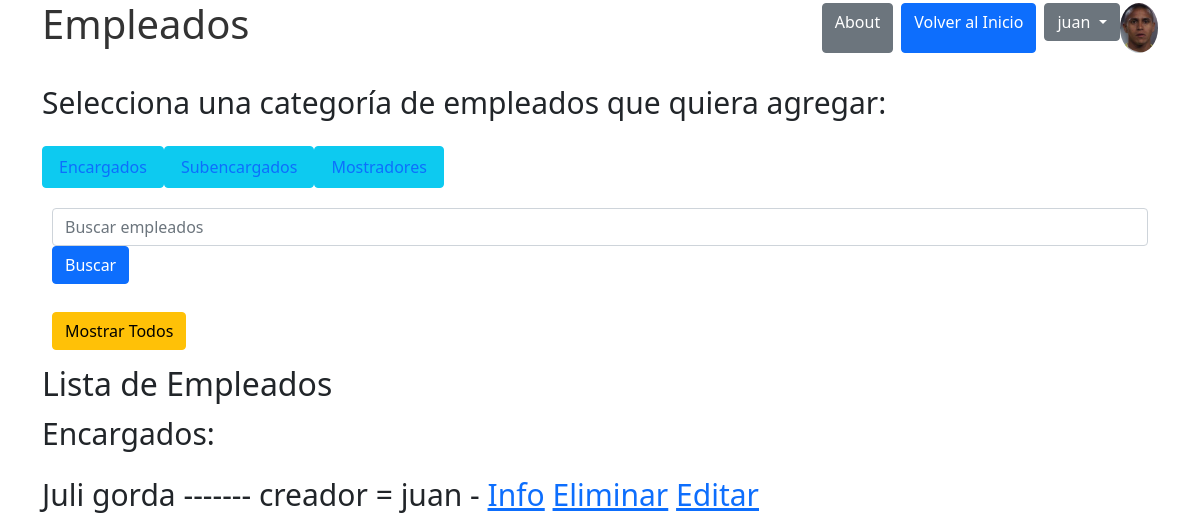
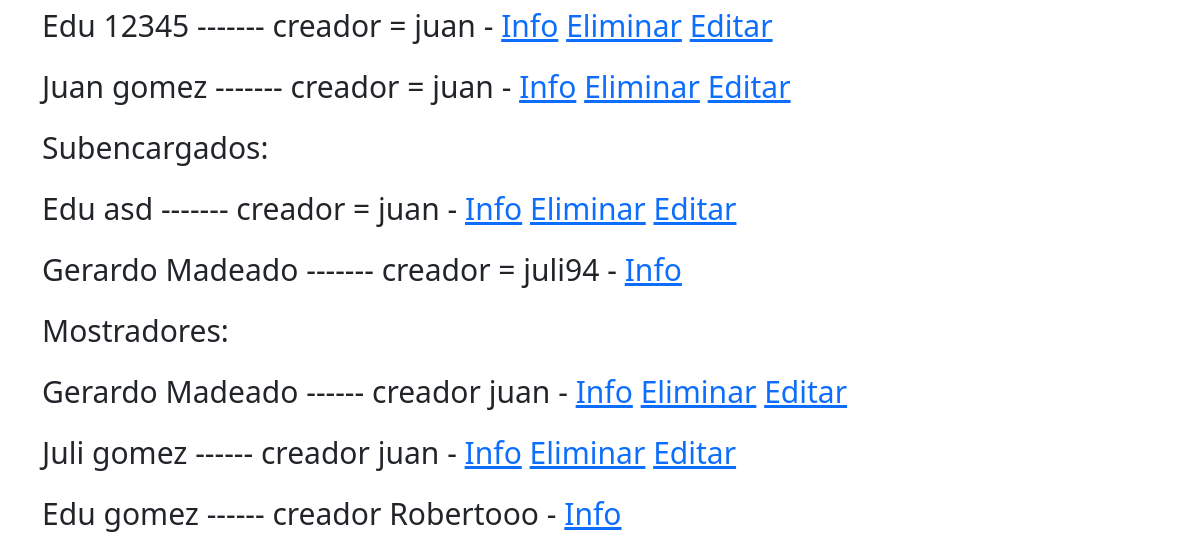
Before: /empleados/mostrarempleados/ (signed in) with the older database file (2 pictures, top to bottom).
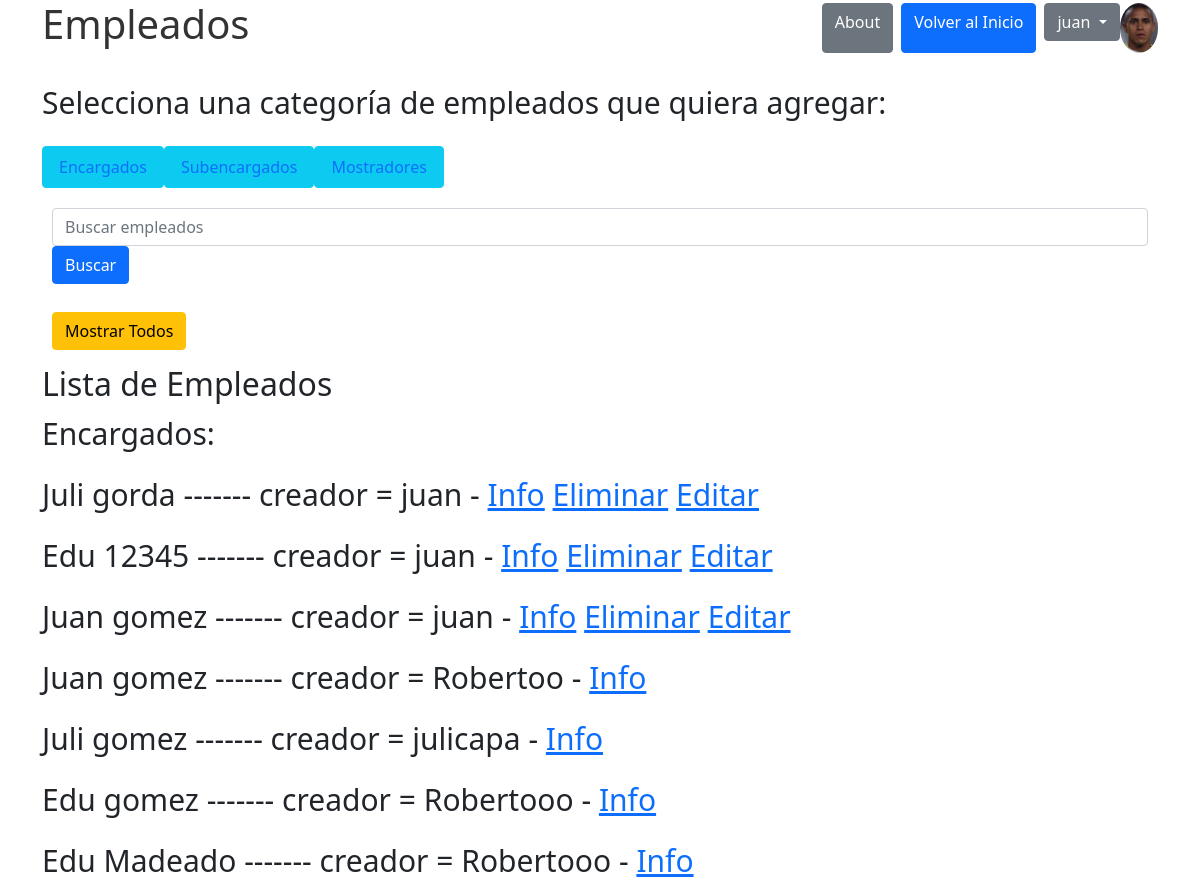
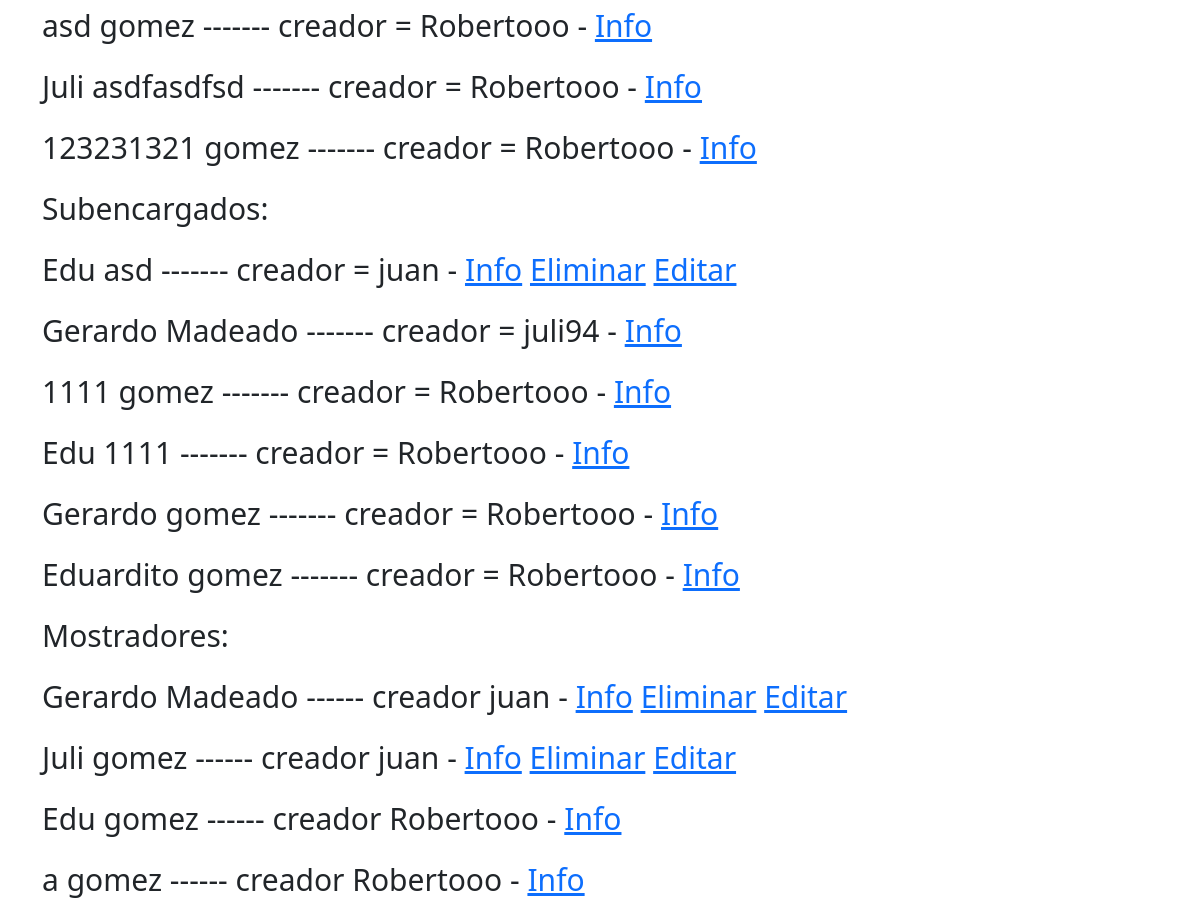
After: the same page with the newer database file (2 pictures, top to bottom).
### empleados/models.py (models this page shows)
class encargado(models.Model):
    Nombre = models.CharField(max_length=64)
    Apellido = models.CharField(max_length=64)
    telefono = models.CharField(max_length=20)
    edad = models.IntegerField()
    email = models.EmailField()
    descripcion = models.CharField(max_length=100)
    empleo = models.CharField(max_length=64, default='encargado')
    creador = models.ForeignKey(User, on_delete=models.SET_NULL, null=True)

class subencargado(models.Model):
    Nombre = models.CharField(max_length=64)
    Apellido = models.CharField(max_length=64)
    telefono = models.CharField(max_length=20)
    edad = models.IntegerField()
    email = models.EmailField()
    descripcion = models.CharField(max_length=100)
    empleo = models.CharField(max_length=64, default='subencargado')
    creador = models.ForeignKey(User, on_delete=models.SET_NULL, null=True)

class mostrador(models.Model):
    Nombre = models.CharField(max_length=64)
    Apellido = models.CharField(max_length=64)
    telefono = models.CharField(max_length=20)
    edad = models.IntegerField()
    email = models.EmailField()
    descripcion = models.CharField(max_length=100)
    empleo = models.CharField(max_length=64, default='mostrador')
    creador = models.ForeignKey(User, on_delete=models.SET_NULL, null=True)

### empleados/views.py (the view)
# urls.py: path('mostrarempleados/', views.mostrarempleados, name='mostrarempleados'),
def mostrarempleados(request):
    encargados = encargado.objects.all()
    subencargados = subencargado.objects.all()
    mostradores = mostrador.objects.all()
    context = {
        'encargados': encargados,
        'subencargados': subencargados,
        'mostradores': mostradores,
    }
    return render(request, 'mostrarempleados.html', context)

### empleados/templates de empleados/mostrarempleados.html
{% extends 'base.html' %}
{% block content %}
  <h2>Lista de Empleados</h2>
  <p>Encargados:</p>
  {% for encargado in encargados %}
    <p>
      {{ encargado.Nombre }} {{ encargado.Apellido }} ------- creador = {{ encargado.creador }} -
      {% if user.is_authenticated %}
        <a href="{% url 'ver_informacion_empleado' encargado.id %}">Info</a>
      {% endif %}
      {% if encargado.creador == user %}
        <a href="{% url 'eliminar_empleado' encargado.id %}">Eliminar</a>
        <a href="{% url 'editar_empleado' encargado.id %}">Editar</a>
      {% endif %}
    </p>
  {% endfor %}
  <p>Subencargados:</p>
  {% for subencargado in subencargados %}
    <p>
      {{ subencargado.Nombre }} {{ subencargado.Apellido }} ------- creador = {{ subencargado.creador }} -
      {% if user.is_authenticated %}
        <a href="{% url 'ver_informacion_empleado' subencargado.id %}">Info</a>
      {% endif %}
      {% if subencargado.creador == user %}
        <a href="{% url 'eliminar_empleado' subencargado.id %}">Eliminar</a>
        <a href="{% url 'editar_empleado' subencargado.id %}">Editar</a>
      {% endif %}
    </p>
  {% endfor %}
  <p>Mostradores:</p>
  {% for mostrador in mostradores %}
    <p>
      {{ mostrador.Nombre }} {{ mostrador.Apellido }} ------ creador {{ mostrador.creador }} -
      {% if user.is_authenticated %}
        <a href="{% url 'ver_informacion_empleado' mostrador.id %}">Info</a>
      {% endif %}
      {% if mostrador.creador == user %}
        <a href="{% url 'eliminar_empleado' mostrador.id %}">Eliminar</a>
        <a href="{% url 'editar_empleado' mostrador.id %}">Editar</a>
      {% endif %}
    </p>
  {% endfor %}
{% endblock %}

Changed rows visible on the page:
added encargado: Nombre "Juan", Apellido "gomez", creador "Robertoo"
added encargado: Nombre "Juli", Apellido "gomez", creador "julicapa"
added encargado: Nombre "Edu", Apellido "gomez", creador "Robertooo"
added encargado: Nombre "Edu", Apellido "Madeado", creador "Robertooo"
added encargado: Nombre "asd", Apellido "gomez", creador "Robertooo"
added encargado: Nombre "Juli", Apellido "asdfasdfsd", creador "Robertooo"
added encargado: Nombre "123231321", Apellido "gomez", creador "Robertooo"
added subencargado: Nombre "1111", Apellido "gomez", creador "Robertooo"
added subencargado: Nombre "Edu", Apellido "1111", creador "Robertooo"
added subencargado: Nombre "Gerardo", Apellido "gomez", creador "Robertooo"
added subencargado: Nombre "Eduardito", Apellido "gomez", creador "Robertooo"
added mostrador: Nombre "a", Apellido "gomez", creador "Robertooo"
